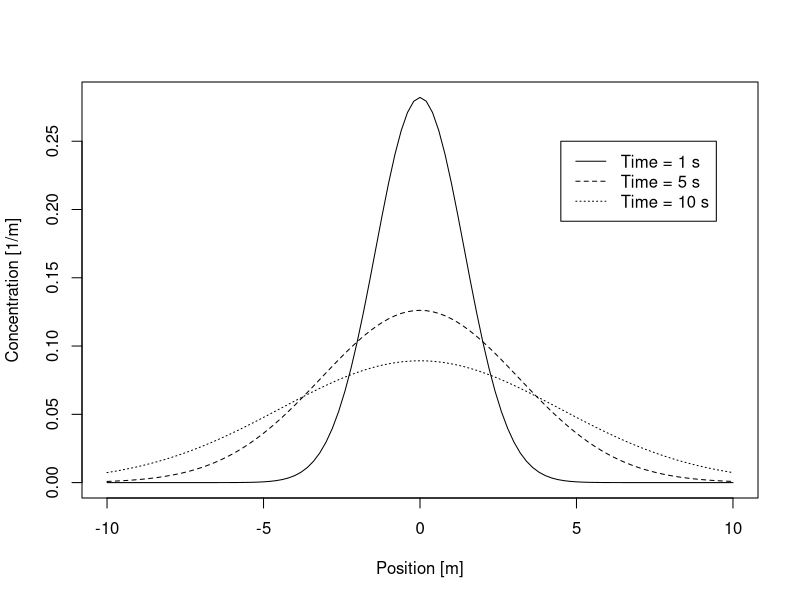
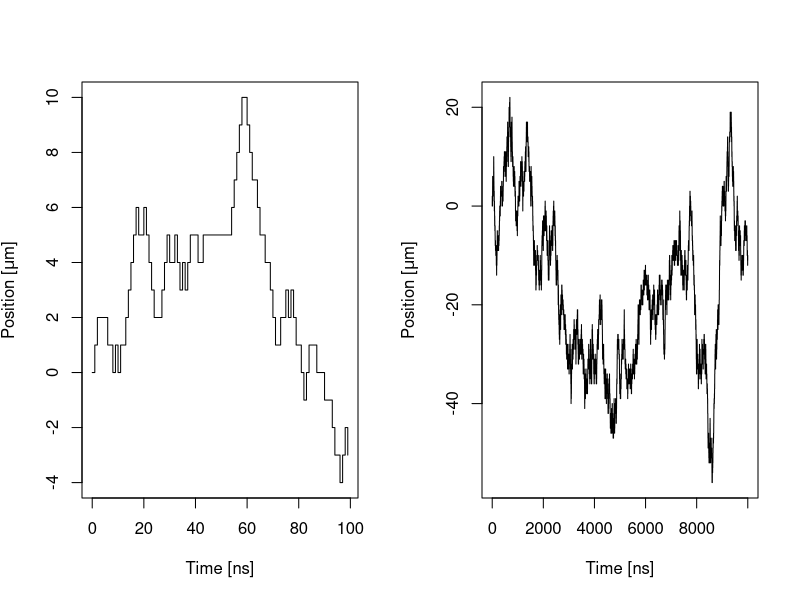

These figures' R source, in order:
### Illustration for "transport" chapter of
### Gaussian bell attenuated by diffusion

set.seed(123456)


### Figure for Gauss curves

pdf(file="figGauss.pdf",width=7,height=4)

D <- 1
tvec <- c(1,5,10)

xmin <- -10
xmax <- -xmin

ltys <- c("solid","dashed","dotted")

plot(function(x)dnorm(x,sd=sqrt(2*D*tvec[1])),from=xmin,to=xmax,
     xlab="Position [m]",lty=ltys[1],ylab="Concentration [1/m]")

for(i in 2:length(tvec))
  plot(function(x)dnorm(x,sd=sqrt(2*D*tvec[i])),lty=ltys[i],
       from=xmin,to=xmax,add=TRUE)


legend(4.5,0.25,legend=paste("Time =",tvec,"s"),lty=ltys)

dev.off()



### Simulation of random walk and Brownian motion

k <- 1
h <- 1
p <- 0.25

N <- 10000

U <- runif(N)

dX <- numeric(N) - (U<p) + (U>(1-p))

X <- c(0,cumsum(dX))
T <- (0:N)*h

Nplot1 <- 100


pdf("figRW.pdf",height=4)
par(mfrow=c(1,2))

plot(T[1:Nplot1],X[1:Nplot1],type="s",xlab="Time [ns]",ylab=expression(paste("Position [",mu,"m]")))
plot(T,X,type="s",xlab="Time [ns]",ylab=expression(paste("Position [",mu,"m]")))
dev.off()

# dev.copy2pdf(file="figRW.pdf")
